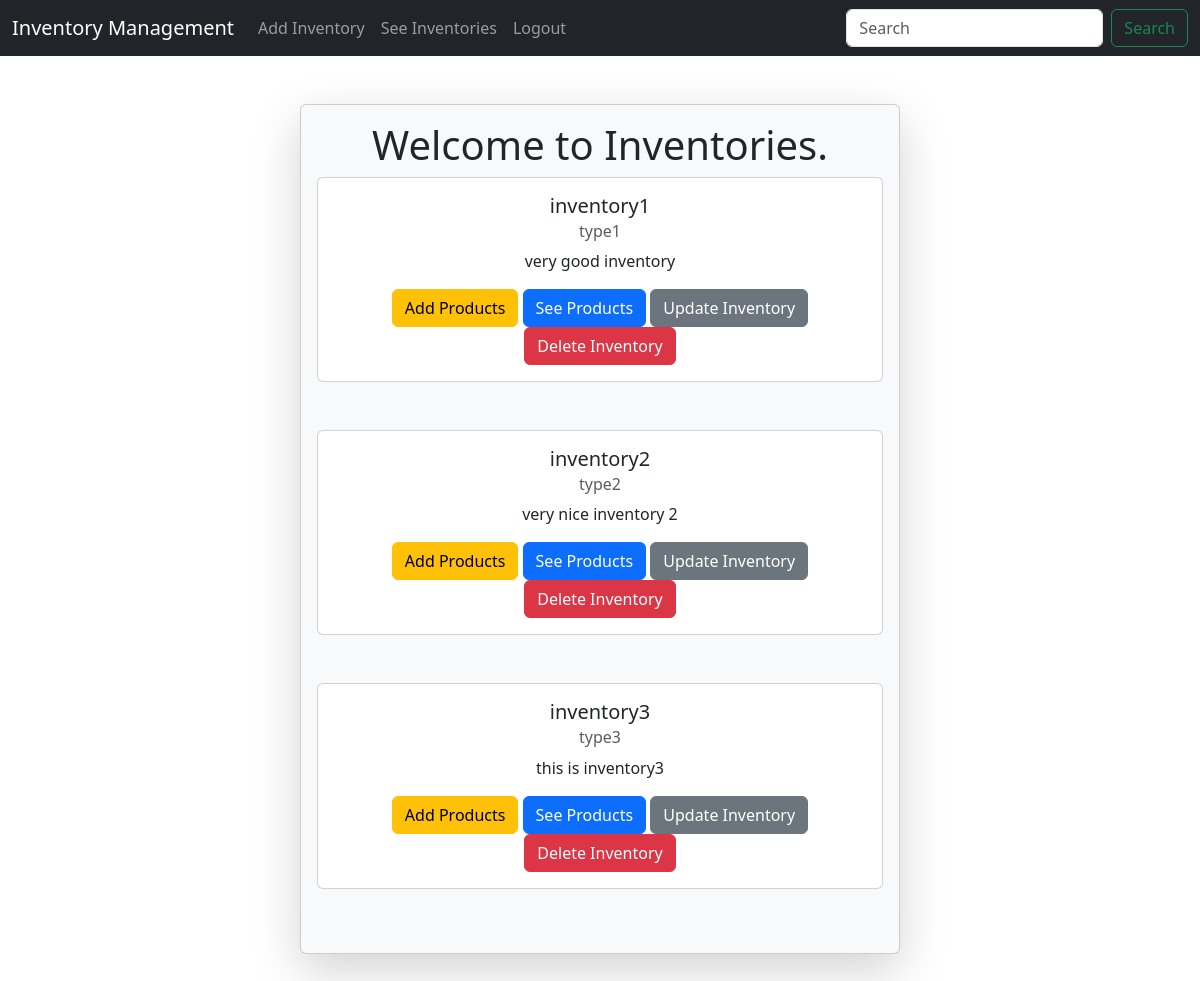
The page /inventory/ (signed in) on the database as committed earlier.
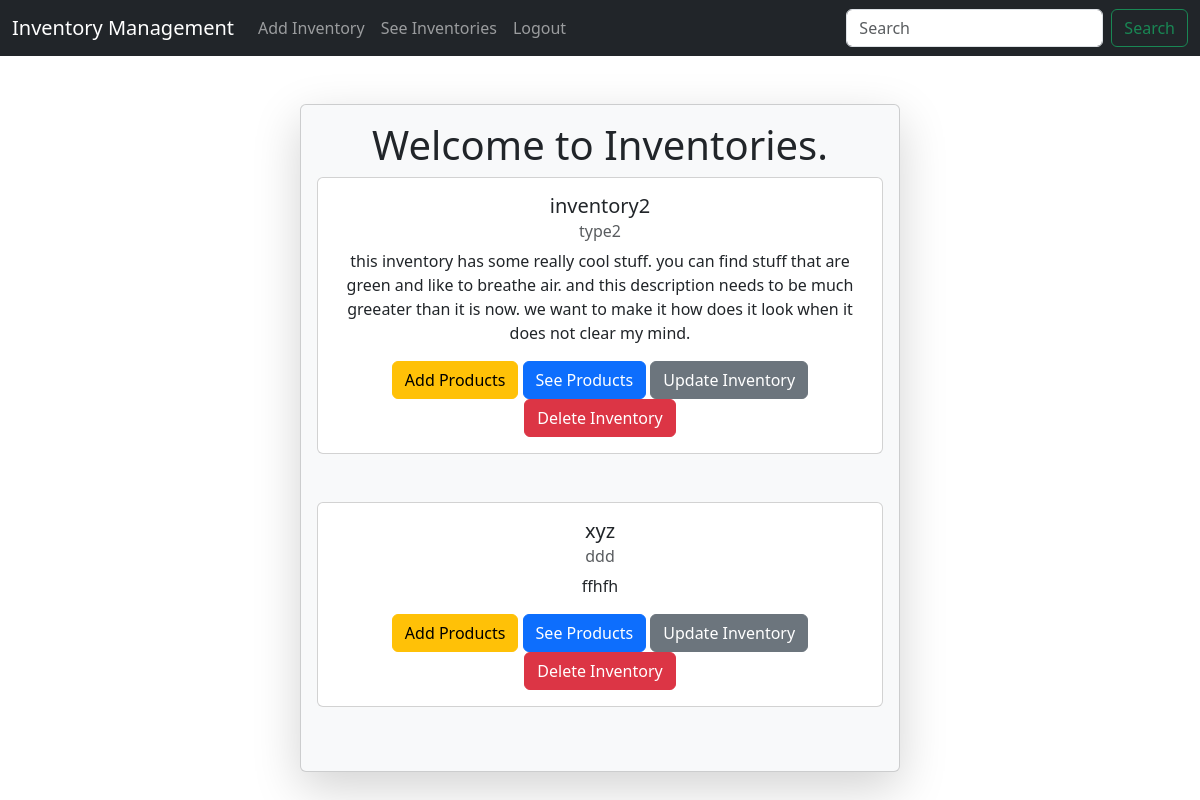
The same page on the database as committed later.
### inventory/models.py (models this page shows, shortened)
class Inventory(models.Model):
    inventory_name = models.CharField(max_length=100)
    inventory_type = models.CharField(max_length=100)
    inventory_description = models.TextField()

### inventory/views.py (the view)
# urls.py: path('inventory/', views.inventory_view, name='inventory'),
def inventory_view(request):
    inventories = Inventory.objects.all()
    if request.user.is_authenticated:
        return render(request, 'inventory.html', {'inventories':inventories})

### inventory/templates/inventory.html (shortened to what this page needs)
{% extends 'base.html' %}
{% block content %}
<br><br>
<div class="container w-50 card shadow-lg p-3 mb-5 bg-body-tertiary rounded text-center">
    <h1>Welcome to Inventories.</h1>
    {% if user.is_authenticated %}
    {% for inventory in inventories %}
    <div class="row">
        <div class="col-sm-12 mb-3 mb-sm-0">
            <div class="card">
                <div class="card-body">
                    <h5 class="card-title">{{ inventory.inventory_name }}</h5>
                    <h6 class="card-subtitle mb-2 text-body-secondary">{{ inventory.inventory_type }}</h6>
                    <p class="card-text">{{ inventory.inventory_description }}</p>
                    <a href="{% url 'add_product' inventory.id %}" class="btn btn-warning">Add Products</a>
                    <a href="{% url 'products' pk=inventory.id %}" class="btn btn-primary">See Products</a>
                    <a href="{% url 'update_inventory' pk=inventory.id %}" class="btn btn-secondary">Update Inventory</a>
                    <a href="{% url 'delete_inventory' pk=inventory.id %}" class="btn btn-danger">Delete Inventory</a>
                </div>
            </div>
        </div>
    </div>
    <br><br>
    {% endfor %}
    {% endif %}
</div>
{% endblock %}

Rows that differ between the two databases and show on the page:
removed Inventory: inventory_name "inventory1", inventory_type "type1", inventory_description "very good inventory"
removed Inventory: inventory_name "inventory3", inventory_type "type3", inventory_description "this is inventory3"
changed Inventory "inventory2": inventory_description "very nice inventory 2" → "this inventory has some really cool stuff. you can find stuff that are green and like to breathe air. and this description needs to be much greeater than it is now. we want to make it how does it look when it does not clear my mind."
added Inventory: inventory_name "xyz", inventory_type "ddd", inventory_description "ffhfh"
